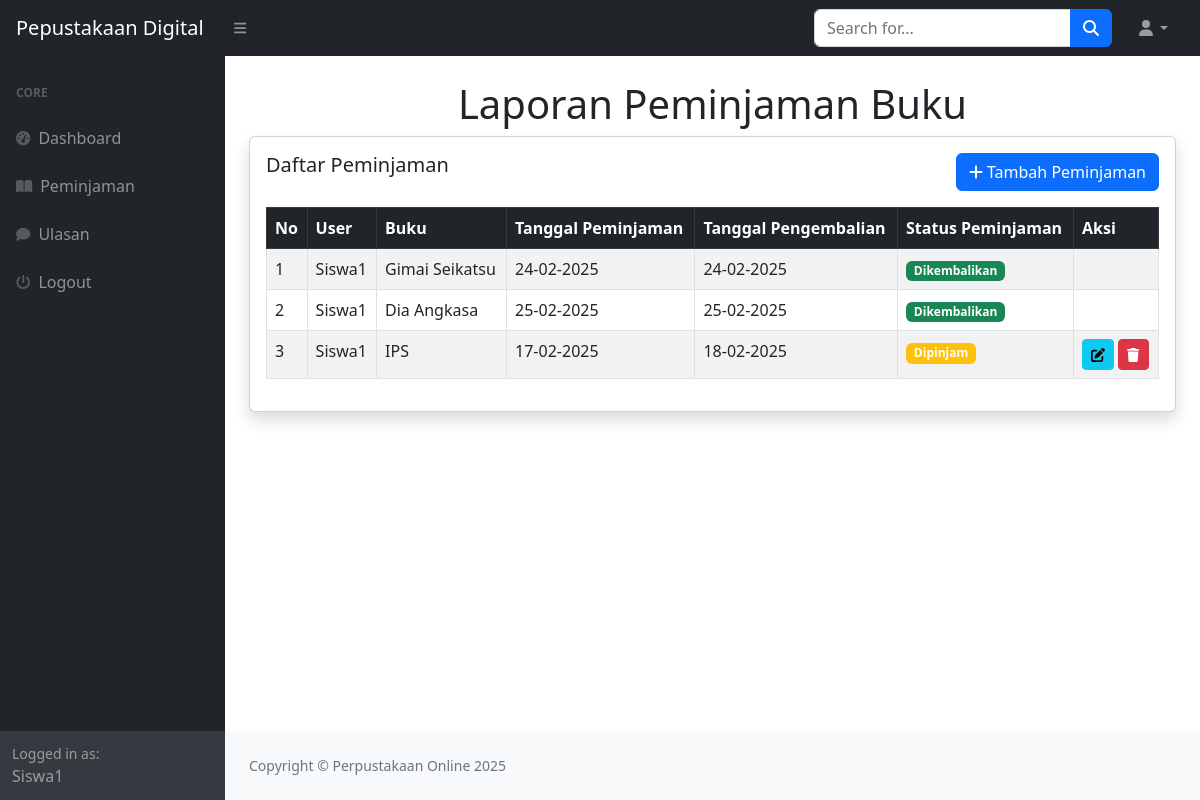
The app's page /perpusdig/index.php?page=peminjaman (signed in) with its own data.
### tables this page shows
CREATE TABLE `peminjaman` (
  `id_peminjaman` int(11) NOT NULL,
  `id_user` int(11) DEFAULT NULL,
  `id_buku` int(11) DEFAULT NULL,
  `tanggal_peminjaman` varchar(255) DEFAULT NULL,
  `tanggal_pengembalian` varchar(255) DEFAULT NULL,
  `status_peminjaman` enum('dipinjam','dikembalikan') DEFAULT NULL
);

CREATE TABLE `user` (
  `id_user` int(11) NOT NULL,
  `nama` varchar(255) DEFAULT NULL,
  `username` varchar(255) DEFAULT NULL,
  `password` varchar(255) DEFAULT NULL,
  `email` varchar(255) DEFAULT NULL,
  `alamat` text DEFAULT NULL,
  `no_telepon` varchar(255) DEFAULT NULL,
  `level` enum('admin','petugas','peminjam') DEFAULT NULL
);

CREATE TABLE `buku` (
  `id_buku` int(11) NOT NULL,
  `id_kategori` int(11) DEFAULT NULL,
  `judul` varchar(255) DEFAULT NULL,
  `penulis` varchar(255) DEFAULT NULL,
  `penerbit` varchar(255) DEFAULT NULL,
  `tahun_terbit` varchar(255) DEFAULT NULL,
  `deskripsi` text NOT NULL
);

### perpusdig/peminjaman.php (the view, shortened to what this page needs)
<h1 class="mt-4 text-center">Laporan Peminjaman Buku</h1>
<div class="card shadow">
    <div class="card-body">
        <div class="d-flex justify-content-between mb-3">
            <h5 class="card-title">Daftar Peminjaman</h5>
            <a href="?page=peminjaman_tambah" class="btn btn-primary">
                <i class="fa fa-plus"></i> Tambah Peminjaman
            </a>
        </div>
        <div class="table-responsive">
            <table class="table table-striped table-bordered" id="dataTable" width="100%" cellspacing="0">
                <thead class="table-dark">
                    <tr>
                        <th>No</th>
                        <th>User</th>
                        <th>Buku</th>
                        <th>Tanggal Peminjaman</th>
                        <th>Tanggal Pengembalian</th>
                        <th>Status Peminjaman</th>
                        <th>Aksi</th>
                    </tr>
                </thead>
                <tbody>
                    <?php
                    $i = 1;
                    $query = mysqli_query($koneksi, "SELECT * FROM peminjaman
                        LEFT JOIN user ON user.id_user = peminjaman.id_user
                        LEFT JOIN buku ON buku.id_buku = peminjaman.id_buku");
                    while($data = mysqli_fetch_array($query)){
                    ?>
                    <tr>
                        <td><?php echo $i++; ?></td>
                        <td><?php echo $data['nama']; ?></td>
                        <td><?php echo $data['judul']; ?></td>
                        <td><?php echo date("d-m-Y", strtotime($data['tanggal_peminjaman'])); ?></td>
                        <td><?php echo date("d-m-Y", strtotime($data['tanggal_pengembalian'])); ?></td>
                        <td>
                            <?php
                                if($data['status_peminjaman'] == 'dipinjam'){
                                    echo '<span class="badge bg-warning">Dipinjam</span>';
                                } elseif ($data['status_peminjaman'] == 'dikembalikan'){
                                    echo '<span class="badge bg-success">Dikembalikan</span>';
                                } else {
                                    echo '<span class="badge bg-danger">Terlambat</span>';
                                }
                            ?>
                        </td>
                        <td>
                            <?php if($data['status_peminjaman'] != 'dikembalikan'){ ?>
                                <a href="?page=peminjaman_ubah&id=<?php echo $data['id_peminjaman']; ?>" class="btn btn-sm btn-info">
                                    <i class="fa fa-edit"></i>
                                </a>
                                <a onclick="return confirm('Apakah anda yakin menghapus data ini?');"
                                   href="?page=peminjaman_hapus&id=<?php echo $data['id_peminjaman']; ?>"
                                   class="btn btn-sm btn-danger">
                                    <i class="fa fa-trash"></i>
                                </a>
                            <?php } ?>
                        </td>
                    </tr>
                    <?php } ?>
                </tbody>
            </table>
        </div>
    </div>
</div>

### records on screen
peminjaman: id_user.nama "Siswa1", id_buku.judul "Gimai Seikatsu", tanggal_peminjaman "24-02-2025", tanggal_pengembalian "24-02-2025", status_peminjaman "Dikembalikan"
peminjaman: id_user.nama "Siswa1", id_buku.judul "Dia Angkasa", tanggal_peminjaman "25-02-2025", tanggal_pengembalian "25-02-2025", status_peminjaman "Dikembalikan"
peminjaman: id_user.nama "Siswa1", id_buku.judul "IPS", tanggal_peminjaman "17-02-2025", tanggal_pengembalian "18-02-2025", status_peminjaman "Dipinjam"

### other values on screen
$_SESSION['user']['nama'] "Siswa1"
